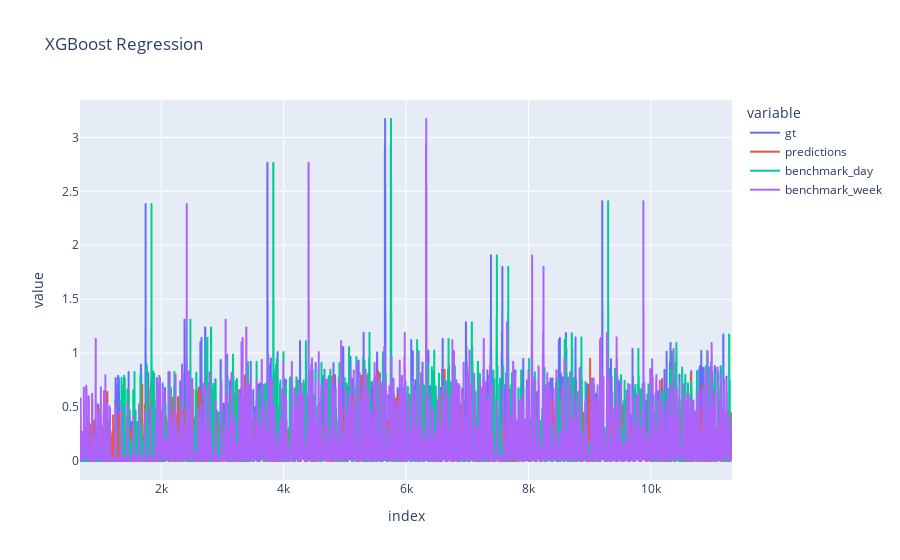

Notebook source saved alongside this figure:
### Code cell
df_compare = pd.DataFrame({'gt':gt, 
                            'predictions': predictions_reshaped,
                            'benchmark_day': benchmark_day,
                            'benchmark_week': benchmark_week}
                            )[96*7:]

px.line(df_compare,  title='XGBoost Regression')

### Figure 1 — Plotly figure (JSON) as saved in the notebook; plotly's stock layout.template omitted (floating-point values rounded to 4 significant figures; data arrays with more than 128 entries replaced by an {"elided": "..."} marker saying what was removed)
{"data": [{"hovertemplate": "variable=gt<br>index=%{x}<br>value=%{y}<extra></extra>", "legendgroup": "gt", "line": {"color": "#636efa", "dash": "solid"}, "marker": {"symbol": "circle"}, "mode": "lines", "name": "gt", "showlegend": true, "type": "scattergl", "x": {"elided": "10656 int values"}, "xaxis": "x", "y": {"elided": "10656 float values"}, "yaxis": "y"}, {"hovertemplate": "variable=predictions<br>index=%{x}<br>value=%{y}<extra></extra>", "legendgroup": "predictions", "line": {"color": "#EF553B", "dash": "solid"}, "marker": {"symbol": "circle"}, "mode": "lines", "name": "predictions", "showlegend": true, "type": "scattergl", "x": {"elided": "10656 int values"}, "xaxis": "x", "y": {"elided": "10656 float values"}, "yaxis": "y"}, {"hovertemplate": "variable=benchmark_day<br>index=%{x}<br>value=%{y}<extra></extra>", "legendgroup": "benchmark_day", "line": {"color": "#00cc96", "dash": "solid"}, "marker": {"symbol": "circle"}, "mode": "lines", "name": "benchmark_day", "showlegend": true, "type": "scattergl", "x": {"elided": "10656 int values"}, "xaxis": "x", "y": {"elided": "10656 float values"}, "yaxis": "y"}, {"hovertemplate": "variable=benchmark_week<br>index=%{x}<br>value=%{y}<extra></extra>", "legendgroup": "benchmark_week", "line": {"color": "#ab63fa", "dash": "solid"}, "marker": {"symbol": "circle"}, "mode": "lines", "name": "benchmark_week", "showlegend": true, "type": "scattergl", "x": {"elided": "10656 int values"}, "xaxis": "x", "y": {"elided": "10656 float values"}, "yaxis": "y"}], "layout": {"legend": {"title": {"text": "variable"}, "tracegroupgap": 0}, "title": {"text": "XGBoost Regression"}, "xaxis": {"anchor": "y", "domain": [0, 1], "title": {"text": "index"}}, "yaxis": {"anchor": "x", "domain": [0, 1], "title": {"text": "value"}}}}
